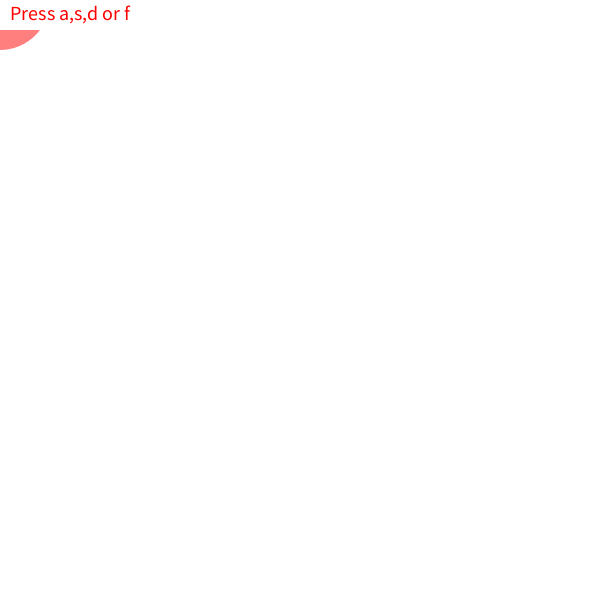
Frame 1 (no input)
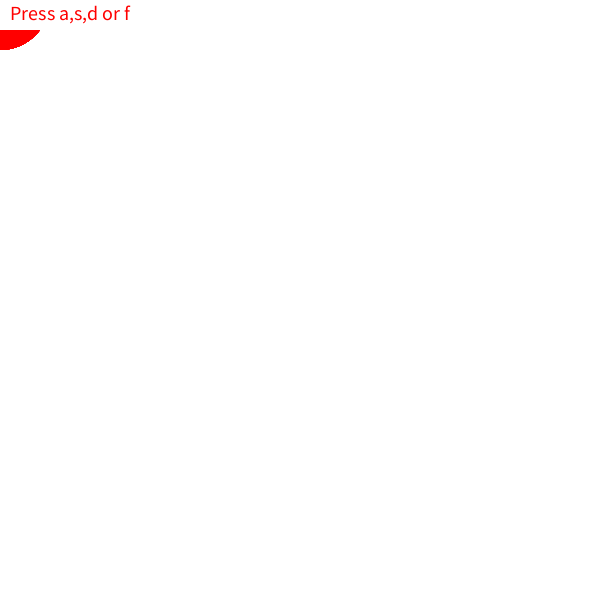
Frame 60 (the mouse pressed at the canvas centre just before this capture)
Frame 120 (the mouse held since frame 60 and released just before this capture): identical to frame 60, image omitted

The Processing sketch that drew these frames (run headless with seeded random() and noise(); from frame 60 on, the mouse is pressed at the canvas centre):

// Processing sketch: HackNights_08_Ifs_Elses_keyboard_mouse
// ── HackNights_08_Ifs_Elses_keyboard_mouse.pde
void setup() {
  size(600, 600);
  frameRate(24); //24 frames per second
  background(255,255,255); // RGB, otherwise is gray scale
}

void draw(){
  
  println(mouseX, mouseY); 
  noStroke();
  
  if(mouseX < 300){  
    fill(255,0,0,128);
    ellipse(mouseX, mouseY, 100,100);
  } 
  
  if(mouseX > 300){  
    fill(0,0,255,128);
    rectMode(CENTER);
    rect(mouseX, mouseY, 100,100);
  } 
 
  
  fill(255);
  rectMode(CORNER);
  rect(0,0,200,30);
  fill(255,0,0);
  textSize(20);
  text("Press a,s,d or f", 10,20);
  
}

void keyPressed(){
  println(key);
  if(key == 'a'){
     background(255,0,0); // RGB, otherwise is gray scale
  }else if(key == 's'){
     background(0,255,0); // RGB, otherwise is gray scale
  }else if(key == 'd'){
     background(0,0,255); // RGB, otherwise is gray scale
  }else if(key == 'f'){
     background(255,255,255); // RGB, otherwise is gray scale
  } 
}
